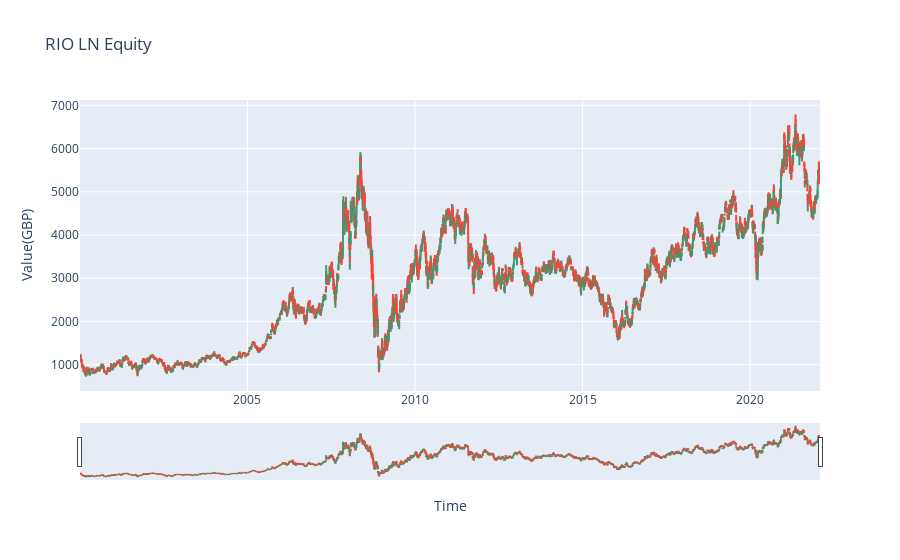

Notebook cell for this chart:
### Markdown cell above
# Plot index data

### Code cell
def plotEBITDA(df, company):
    fig = go.Figure(data=go.Ohlc(x=df.index,
                        open=df[company, 'PX_OPEN'],
                        high=df[company,'PX_HIGH'],
                        low=df[company, 'PX_LOW'], 
                        close=df[company, 'PX_LAST']))
    fig.update_layout(title=company, xaxis_title='Time', yaxis_title='Value(GBP)')
    fig.show()
plotEBITDA(df, 'RIO LN Equity')

df1 = df.xs('EBITDA', axis=1, level=1, drop_level=False)
df1.plot(figsize=(10,8), ylabel='Value(GBP)')
plt.legend(title="Companies")
# earnings_fig = px.line(df1, x=df1.index, y=df1.columns, title='EBITDA of the largest companies in FTSE350')

### Figure 1 — Plotly figure (JSON) as saved in the notebook; plotly's stock layout.template omitted (floating-point values rounded to 4 significant figures; data arrays with more than 128 entries replaced by an {"elided": "..."} marker saying what was removed)
{"data": [{"close": {"elided": "5760 float values"}, "high": {"elided": "5760 float values"}, "low": {"elided": "5760 float values"}, "open": {"elided": "5760 float values"}, "type": "ohlc", "x": {"elided": "5760 str values"}}], "layout": {"title": {"text": "RIO LN Equity"}, "xaxis": {"title": {"text": "Time"}}, "yaxis": {"title": {"text": "Value(GBP)"}}}}
